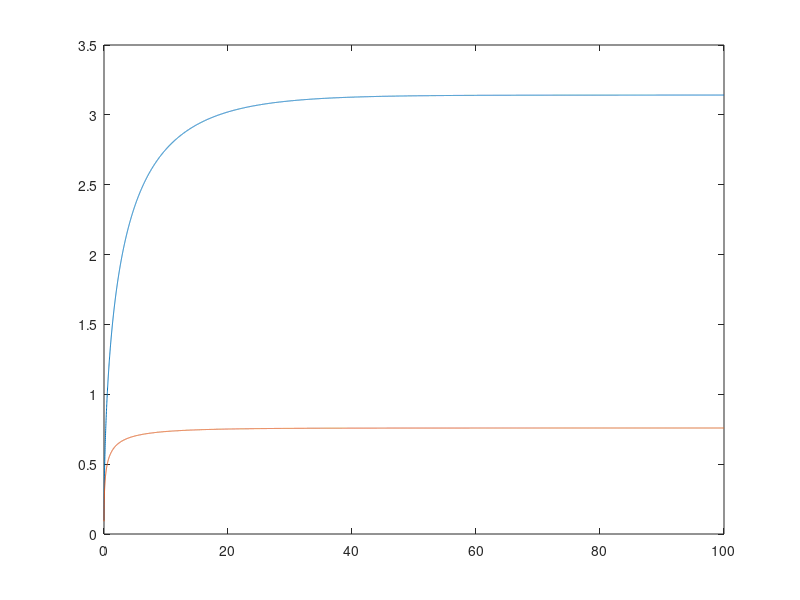

This chart was generated by the following MATLAB code:
dt = 0.01;
t  = 0:dt:100;

N = length(t);

dxdt=zeros(1,N); x=zeros(1,N); u = zeros(1,N);
cl = zeros(1, N);

dxdt(1) = 0.0;
x(1)    = 0.1;
cl(1) = x(1) / (1 + x(1));

f = 1;

u(2) = 1;

for n=2:N
    
    if n>2
        u(n)=0;
    end

    %u = 1; %sin(2 * pi * f * t(n));
    
    dxdt(n) = x(n-1)^(-2)*sin(x(n-1)) + u(n);
    x(n) = x(n-1) + dt * dxdt(n);
    cl(n) = x(n) / (1 + x(n));

    
end

plot(t,x,t,cl)